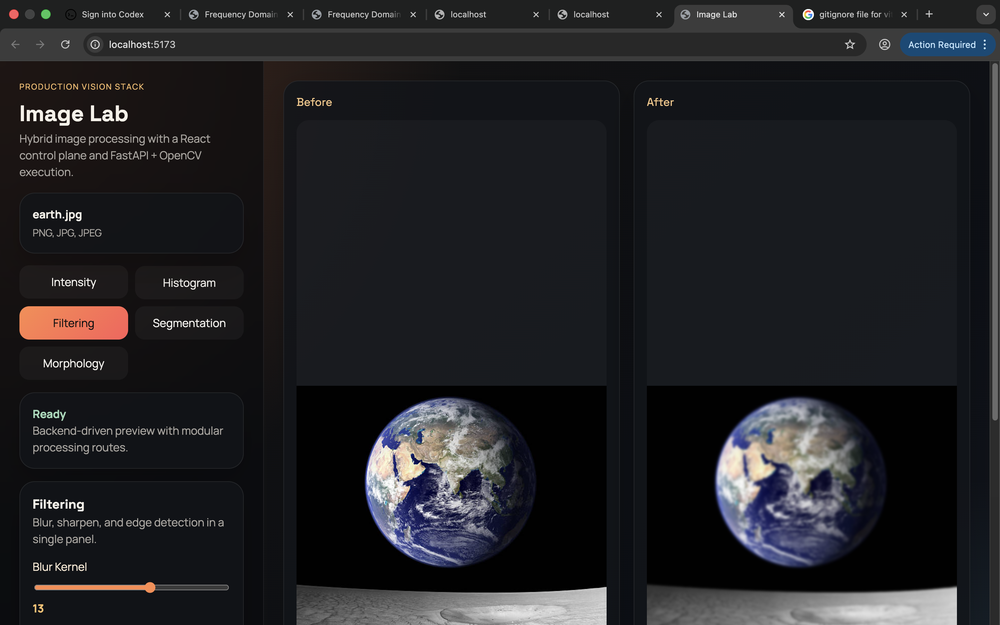
#> input picture images/UI.png, 1000 x 625 px, shrunk from 2880 x 1800 before the run
$ python -i histogram_service.py   (imports and definitions only)
#> lines starting #> are read from the running program, lines starting #| are printed output that depends on the picture
#> further down, picture is the input picture: shape (625, 1000, 3); mean B, G, R 37.2, 34.2, 34.1
import cv2
import numpy as np


def equalize_histogram(image: np.ndarray) -> np.ndarray:
    if len(image.shape) == 2:
        return cv2.equalizeHist(image)

    ycrcb = cv2.cvtColor(image, cv2.COLOR_BGR2YCrCb)
#> ycrcb: shape (625, 1000, 3); mean of channels 0, 1, 2 34.6, 127.7, 129.4
    ycrcb[:, :, 0] = cv2.equalizeHist(ycrcb[:, :, 0])
#> ycrcb: shape (625, 1000, 3); mean of channels 0, 1, 2 139.3, 127.7, 129.4
    return cv2.cvtColor(ycrcb, cv2.COLOR_YCrCb2BGR)
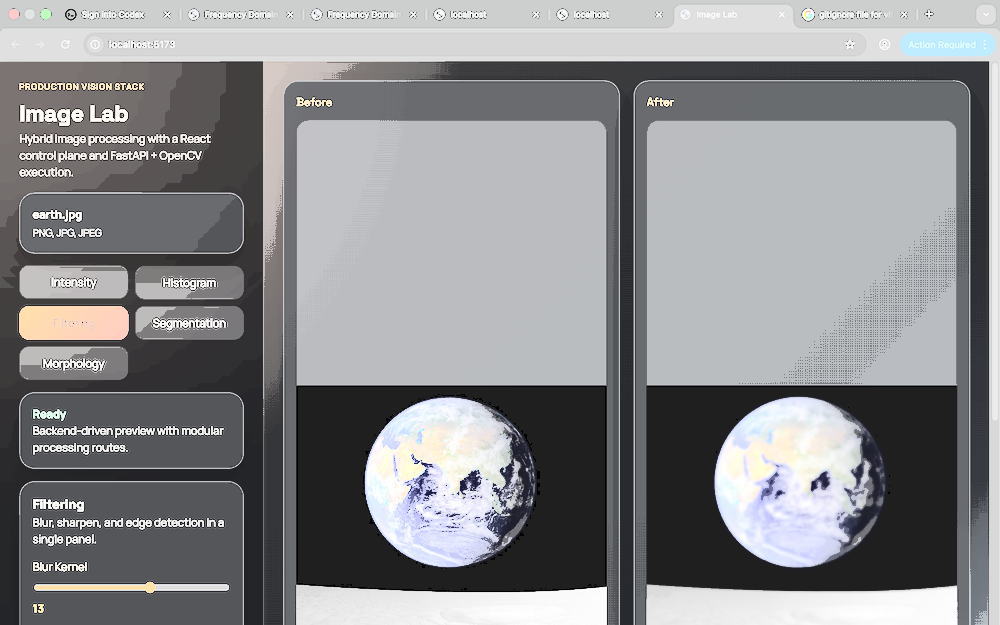
#> returned value: shape (625, 1000, 3); mean B, G, R 141.5, 139, 138.4


def adaptive_equalize(image: np.ndarray, clip_limit: float, tile_grid_size: int) -> np.ndarray:
    tile = max(1, tile_grid_size)
    clahe = cv2.createCLAHE(clipLimit=max(clip_limit, 0.1), tileGridSize=(tile, tile))

    if len(image.shape) == 2:
        return clahe.apply(image)

    lab = cv2.cvtColor(image, cv2.COLOR_BGR2LAB)
    lab[:, :, 0] = clahe.apply(lab[:, :, 0])
    return cv2.cvtColor(lab, cv2.COLOR_LAB2BGR)

>>> import cv2
>>> picture = cv2.imread('../../../images/UI.png')
>>> result = equalize_histogram(picture)

$ run again, on images/filtering.png
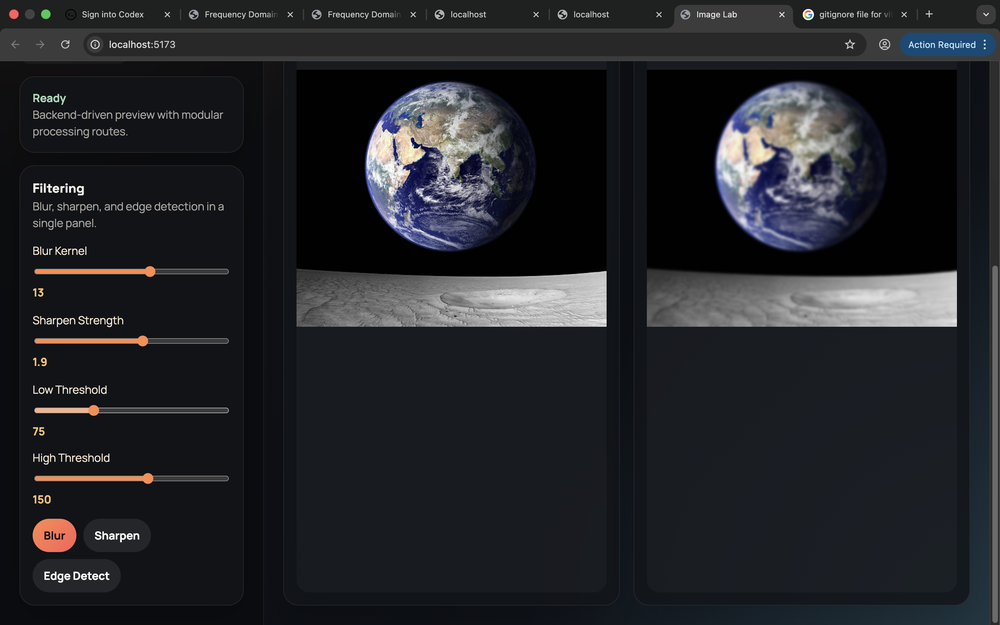
#> input picture images/filtering.png, 1000 x 625 px, shrunk from 2880 x 1800 before the run
#> picture is the input picture: shape (625, 1000, 3); mean B, G, R 40.6, 36.7, 35.2
#> in equalize_histogram, `return cv2.cvtColor(ycrcb, cv2.COLOR_YCrCb2BGR)`:
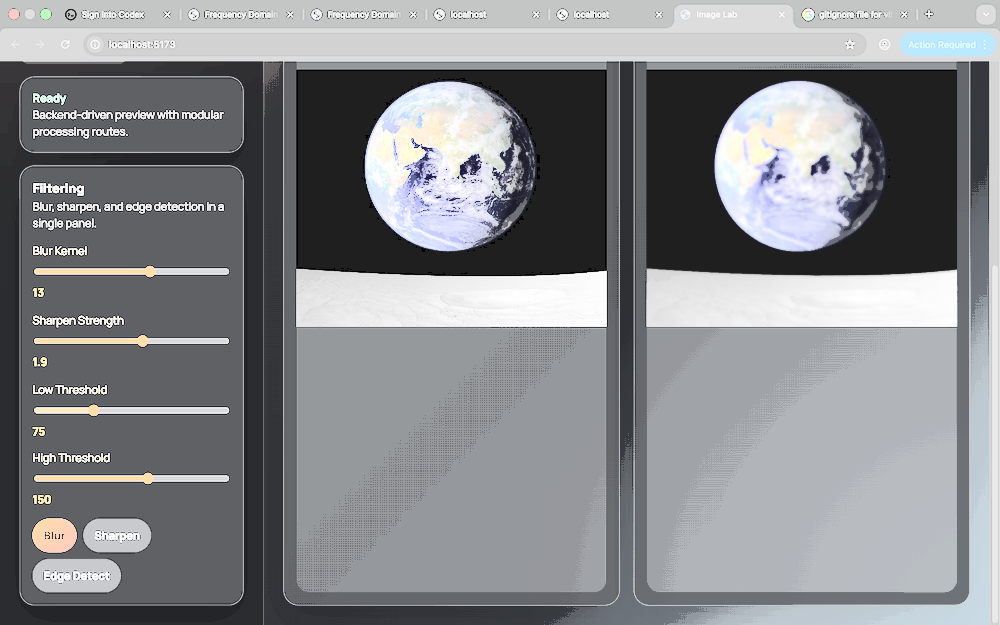
#> returned value: shape (625, 1000, 3); mean B, G, R 138.9, 135.5, 133.7

$ run again, on images/gamma intensity.png
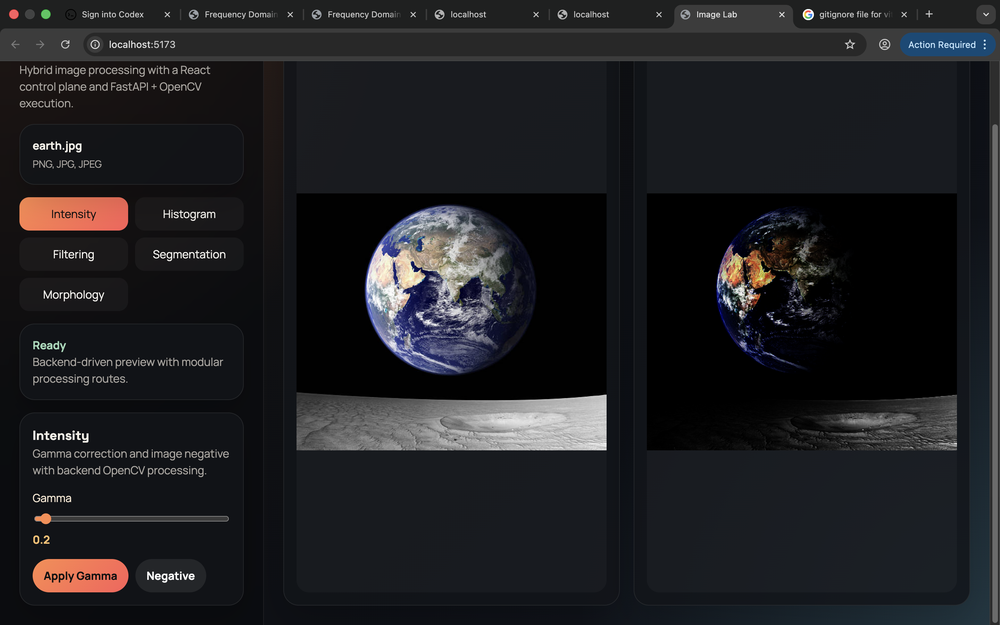
#> input picture images/gamma intensity.png, 1000 x 625 px, shrunk from 2880 x 1800 before the run
#> picture is the input picture: shape (625, 1000, 3); mean B, G, R 34.3, 31.4, 31.1
#> in equalize_histogram, `return cv2.cvtColor(ycrcb, cv2.COLOR_YCrCb2BGR)`:
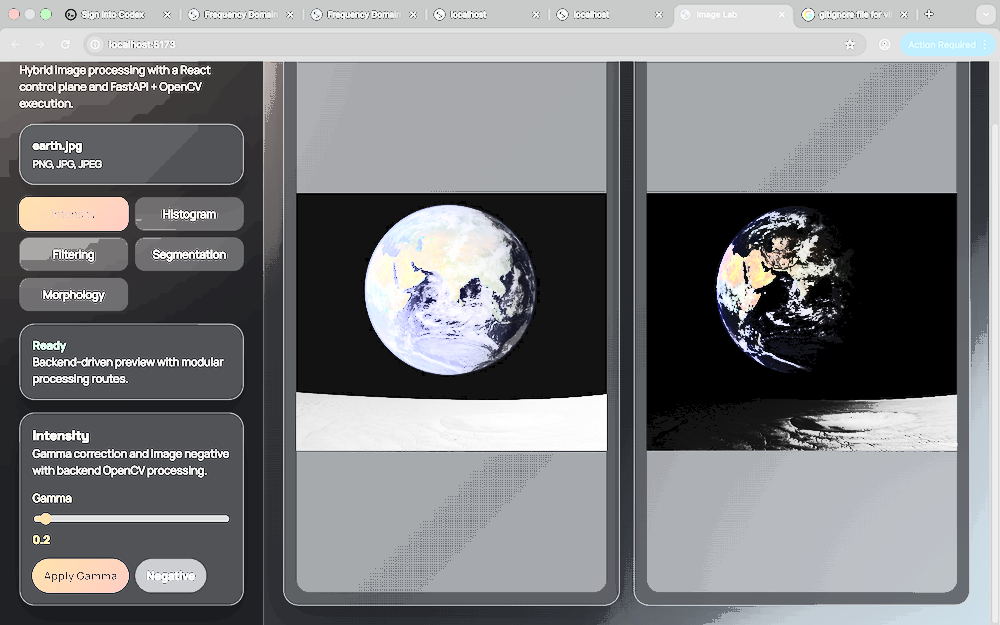
#> returned value: shape (625, 1000, 3); mean B, G, R 127.1, 124.7, 123.6

$ run again, on images/histogram equlize.png
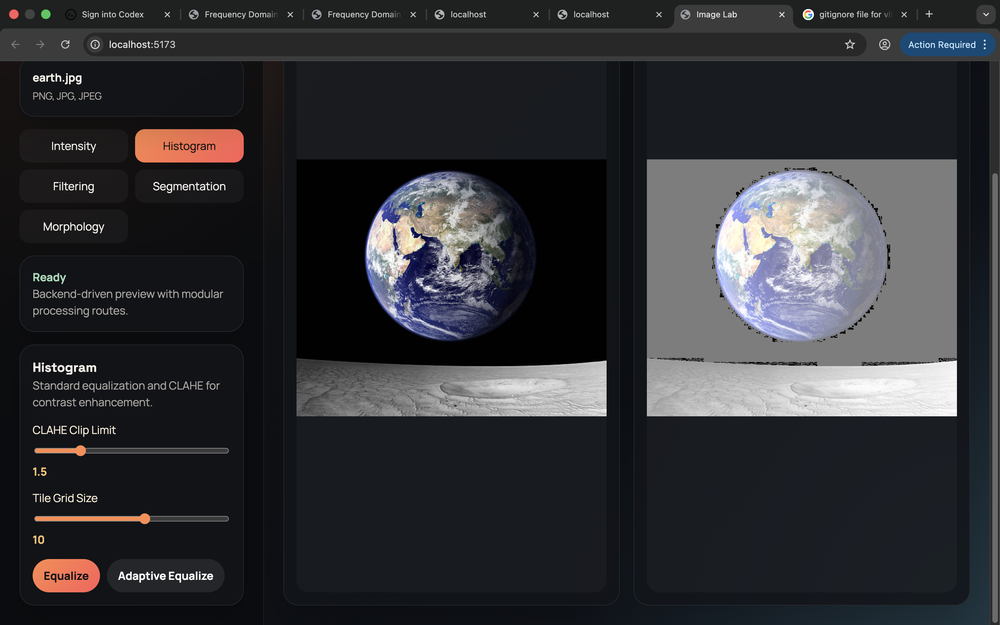
#> input picture images/histogram equlize.png, 1000 x 625 px, shrunk from 2880 x 1800 before the run
#> picture is the input picture: shape (625, 1000, 3); mean B, G, R 53.3, 49.8, 49.1
#> in equalize_histogram, `return cv2.cvtColor(ycrcb, cv2.COLOR_YCrCb2BGR)`:
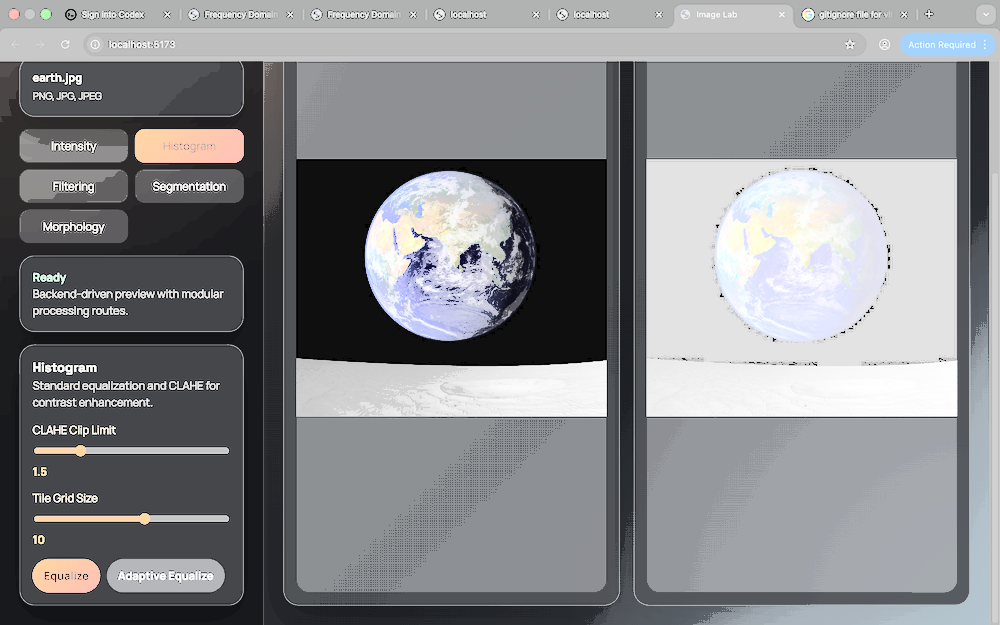
#> returned value: shape (625, 1000, 3); mean B, G, R 137.4, 134.4, 133.2
